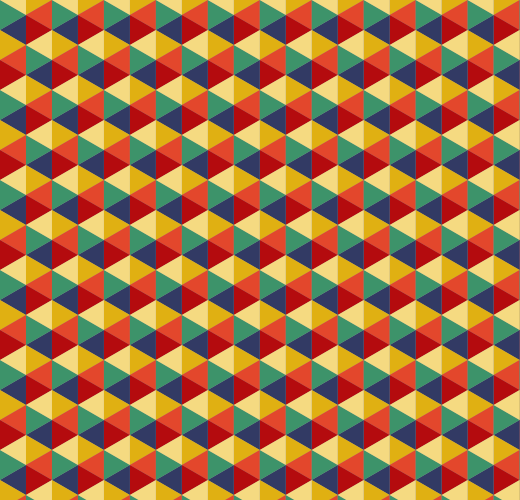
Frame 1 (no input)
Frame 2 (the mouse pressed at the canvas centre, redrawn once): identical to frame 1, image omitted

The Processing sketch that drew this single still picture (run headless with seeded random() and noise(); the mouse was pressed at the canvas centre and the sketch redrawn once):

// Processing sketch: Lab_4
// ── Lab_4.pde
float x,y;


void setup()
{
  size(520,500);
  background(150);
  x=-15*sqrt(3);
  y=-30;
  noLoop();
}

void draw_triangles(float x, float y)
{
   System.out.print("run2.\n");

  pushMatrix();
     translate(x,y);
     fill(#E0B012); //yellow
     triangle(0,0,0,-30,15*sqrt(3),-15);
     fill(#E3472C); //orange
     triangle(0,0, 15*sqrt(3),-15, 15*sqrt(3),15);
     fill(#B40B0E); //red
     triangle(0,0, 15*sqrt(3), 15, 0,30);
     fill(#323A64); //blue
     triangle(0,0,0,30,-15*sqrt(3),15);
     fill(#3D936A); //green
     triangle(0,0, -15*sqrt(3), 15, -15*sqrt(3), -15);
     fill(#F5DA81); //light yellow
     triangle(0,0, -15*sqrt(3),-15, 0,-30);
  popMatrix();
}
void draw()
{ 
  noStroke();
  int count=0;
  while(y <= height+15)
  {
       while(x <= width+15*sqrt(3))
       { 
         draw_triangles(x,y);
         x = x + 30*sqrt(3);
       }
      if(count %2 == 1)
         x = 0;
      else x = -15*sqrt(3);
      y = y+45;
      count++;
  }
  save("Lab4.jpeg");
}
